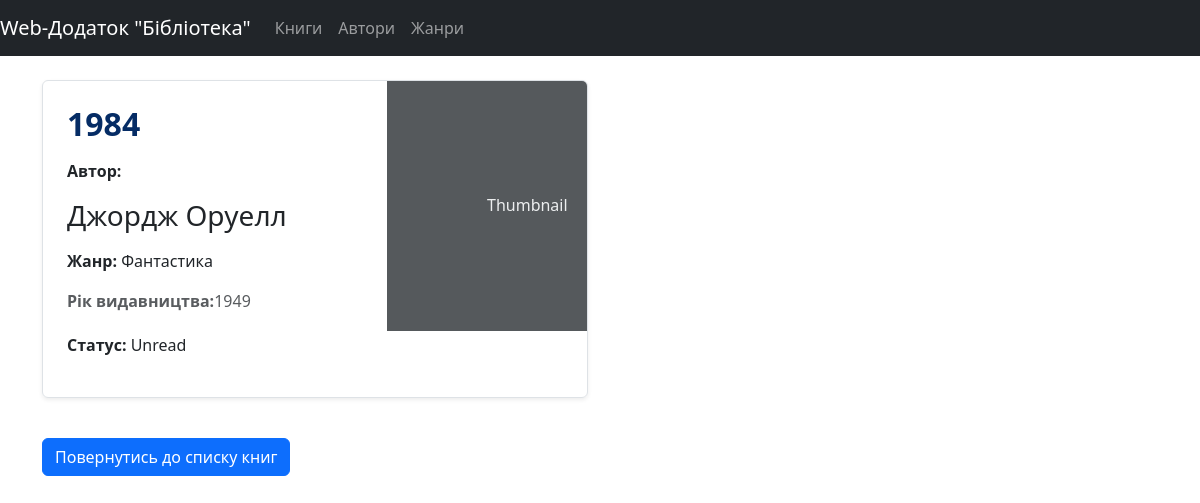
Screenshot of /book/3/ with the database file from the repository.
### library_app/models.py (models this page shows, shortened)
class Book(models.Model):
    class Meta:
        verbose_name = 'Книга'
        verbose_name_plural = 'Книги'
        ordering = ["title"]
    title = models.CharField(max_length=100, verbose_name = 'Заголовок')
    author = models.ForeignKey(Author, on_delete=models.CASCADE, verbose_name = 'Автор')
    genre = models.ForeignKey(Genre, on_delete=models.CASCADE, verbose_name = 'Жанр')
    release_year = models.PositiveIntegerField(verbose_name = 'Рік видання')
    is_read = models.BooleanField(default=False, verbose_name = 'Чек')
    img = models.ImageField(upload_to='book_images/', blank=True, null=True, default="noname.png", verbose_name = 'Картинка')

class Author(models.Model):
    class Meta:
        verbose_name = 'Автор'
        verbose_name_plural = 'Автори'
        ordering = ["name"]
    name = models.CharField(max_length=50, unique=True)
    def __str__(self):
        return self.name

class Genre(models.Model):
    class Meta:
        verbose_name = 'Жанр'
        verbose_name_plural = 'Жанри'
        ordering = ["name"]
    name = models.CharField(max_length=50, verbose_name = 'Заголовок')
    def __str__(self):
        return self.name

### library_app/views.py (the view)
# urls.py: path('book/<int:book_id>/', views.view_book, name='view_book'),
def view_book(request, book_id):
    book = get_object_or_404(Book, pk=book_id)
    return render(request, 'library_app/view_book.html', {'book': book})

### library_app/templates/library_app/view_book.html (shortened to what this page needs)
{% extends 'base.html' %}
{% load static %}
{% block content %}
  <div class="row mb-2">
    <div class="col-md-6">
      <div class="row g-0 border rounded overflow-hidden flex-md-row mb-4 shadow-sm h-md-250 position-relative">
        <div class="col p-4 d-flex flex-column position-static">
          <h2><strong class="d-inline-block mb-2 text-primary-emphasis">{{ book.title }}</strong></h2>
          <p><strong>Автор:</strong><h3 class="mb-0">{{ book.author }}</h3></p>
            <p><strong>Жанр:</strong> {{ book.genre }}</p>
          <div class="mb-1 text-body-secondary"><p><strong>Рік видавництва:</strong>{{ book.release_year }}</p></div>
          <p><strong>Статус:</strong> <class="card-text mb-auto">{% if book.read_status %}Read{% else %}Unread{% endif %}</p>
        </div>
        <div class="col-auto d-none d-lg-block">
          {% if book.cover_image %}
            <img src="{{ book.cover_image.url }}" alt="{{ book.title }}" width="200" height="250">
          {% else %}
            <svg class="bd-placeholder-img" width="200" height="250" xmlns="http://www.w3.org/2000/svg" role="img" aria-label="Placeholder: Thumbnail" preserveAspectRatio="xMidYMid slice" focusable="false"><title>Placeholder</title><rect width="100%" height="100%" fill="#55595c"></rect><text x="50%" y="50%" fill="#eceeef" dy=".3em">Thumbnail</text></svg>
          {% endif %}
        </div>
      </div>
    </div>
  </div>
  <a href="{% url 'library_app:book_list' %}" class="btn btn-primary">Повернутись до списку книг</a>
{% endblock %}

### rows the page displays
Book: title "1984", author "Джордж Оруелл", genre "Фантастика", release_year "1949"
